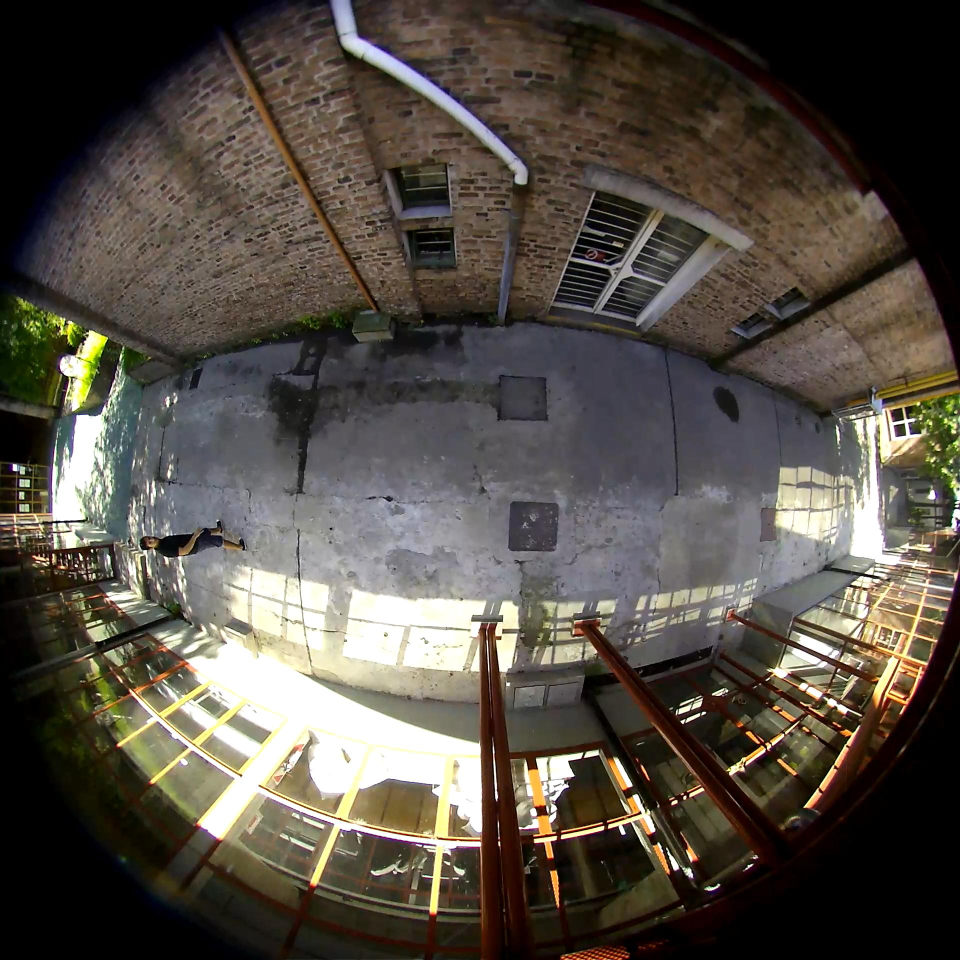
#> input picture code/py/resources/IM1.jpg, 1920 x 1920 px (shown at 1/2 size)
$ python main.py
#> lines starting #> are read from the running program, lines starting #| are printed output that depends on the picture
### code/py/fun.py
# fun.py

# Librerias importadas
import numpy as np

#########################################################################################
# Definicion de funciones
#########################################################################################
def MIUr(theta,l,m):
  "r(theta), Modelo Unificado de Imagenes"
  #--------------------------------------------------------------------------------------
  # Entradas:
  # theta: angulo medido desde el sur de la esfera unitaria hasta el punto de interes
  # l,m: Parametros del Modelo Unificado de Imagenes
  # Salidas:
  # r: Distancia entre un punto en el plano imagen y el punto principal
  #--------------------------------------------------------------------------------------
  r = (l+m)*np.sin(theta)/(l+np.cos(theta))
  return r
#########################################################################################
# Funcion inversa que calcula theta en funcion de r, usando el Modelo Unificado
def MIUtheta(r,l,m):
  "theta(r), Modelo Unificado de Imagenes"
  #--------------------------------------------------------------------------------------
  # Entradas:
  # r: Distancia entre un punto en el plano imagen y el punto principal
  # l,m: Parametros del Modelo Unificado de Imagenes
  # Salidas:
  # theta: angulo medido desde el sur de la esfera unitaria hasta el punto de interes
  #--------------------------------------------------------------------------------------
  r2 = r**2
  lm2 = (l+m)**2
  theta = np.arccos(((l+m)*np.sqrt(r2*(1-l**2)+lm2)-l*r2)/(r2+lm2))
  return theta
#########################################################################################
def findMR(u,v,l,m,u0,v0):
  "Matriz de rotacion"
  #--------------------------------------------------------------------------------------
  # Entradas:
  # u,v: Punto de interes en la imagen
  # l,m: Parametros del Modelo Unificado de Imagenes
  # u0,v0: Punto principal de la imagen VCA
  # Salidas:
  # MR: Matriz de rotacion
  #--------------------------------------------------------------------------------------
  # Coordenadas esfericas del punto de interes proyectado en la esfera unitaria
  u,v = u0*2-u,v0*2-v
  phi = np.arctan2(v-v0,u-u0)
  r = np.sqrt((u-u0)**2+(v-v0)**2)
  theta = MIUtheta(r,l,m)
  # Coordenadas cartesianas del versor proyectado
  P = np.array([np.sin(theta)*np.cos(phi),
                np.sin(theta)*np.sin(phi),
               -np.cos(theta)])
  # Versor que apunta al sur de la esfera
  Pz = np.array([0,0,-1])
  # Versor de rotacion
  Pk = np.cross(P,Pz)
  Pk = Pk if np.sum(Pk)==0 else Pk/np.sqrt(np.sum(Pk**2))
  # Calculo de la matriz de rotacion
  c = np.cos(theta)
  s = np.sin(theta)
  v = 1-c
  kx,ky,kz = Pk
  MR = np.array([[kx*kx*v+c, kx*ky*v-kz*s, kx*kz*v+ky*s],
                 [kx*ky*v+kz*s, ky*ky*v+c, ky*kz*v-kx*s],
                 [kx*kz*v-ky*s, ky*kz*v+kx*s, kz*kz*v+c]])
  # Como la camara apunta hacia abajo, se debe hacer la siguiente correccion
  if np.sum(Pk)<>0:
    beta = phi+np.pi/2
    cb = np.cos(beta)
    sb = np.sin(beta)
    Rz = np.array([[cb,-sb,0],[sb,cb,0],[0,0,1]])
    MR = np.dot(MR,Rz)
  return MR
#########################################################################################
def map_sph(n,l,m,u0,v0):
  "Proyeccion de matriz de puntos en la esfera hacia el plano de la imagen VCA, MUI"
  #--------------------------------------------------------------------------------------
  # Entradas:
  # n: Dimension de la matriz de puntos deseada (nxn)
  # l,m: Parametros del Modelo Unificado de Imagenes
  # u0,v0: Punto principal de la imagen VCA
  # Salidas:
  # U,V: Matriz de puntos de la esfera unitaria proyectados en el plano imagen VCA
  #--------------------------------------------------------------------------------------
  # Rango del angulo theta: [0;pi/2) rad
  Theta_range = np.linspace(0,np.pi/2,n)
  # Rango del angulo phi: [-pi;pi) rad
  Phi_range = np.linspace(-np.pi,np.pi,n)
  # Creacion de matriz de puntos en la esfera usando los rangos definidos
  Theta,Phi = np.meshgrid(Theta_range,Phi_range)
  # Proyeccion de los puntos hacia la imagen VCA
  R = MIUr(Theta,l,m)
  U,V = R*np.cos(Phi)+u0, R*np.sin(Phi)+v0
  # Se convierte en float32 para la funcion remap
  U,V = np.float32((U,V))
  return U,V
#########################################################################################
def map_sphrot(n,MR):
  "Proyeccion de matriz de puntos en la esfera unitaria rotada hacia la esfera original"
  #--------------------------------------------------------------------------------------
  # Entradas:
  # n: Dimension de la matriz de puntos deseada (nxn)
  # MR: Matriz de rotacion
  # Salidas:
  # Thetar,Phir: Matriz de puntos de la esfera rotada proyectados en la esfera original
  #--------------------------------------------------------------------------------------
  # Rango del angulo theta: [0;pi/2) rad
  ThetaR_range = np.linspace(0,np.pi/2,n)
  # Rango del angulo phi: [-pi;pi) rad
  PhiR_range = np.linspace(-np.pi,np.pi,n)
  # Creacion de matriz de puntos en la esfera rotada usando los rangos definidos
  ThetaR, PhiR = np.meshgrid(ThetaR_range, PhiR_range)
  # Coordenadas cartesianas de los puntos de la matriz
  P = np.array([np.sin(ThetaR)*np.cos(PhiR),
                np.sin(ThetaR)*np.sin(PhiR),
               -np.cos(ThetaR)])
  # Se aplica la rotacion a todos estos puntos
  PR = np.sum(MR.T[:,:,np.newaxis,np.newaxis]*P[:,np.newaxis,:,:],0)
  # Calculos auxiliares para hallar las coordenadas esfericas de PR
  X = np.clip(np.sqrt(PR[0]**2+PR[1]**2),0,1)
  Theta = np.where(PR[2]<0,np.arcsin(X),0)
  Phi = np.arctan2(PR[1],PR[0])
  # Se escalan a la imagen
  Theta = Theta/(np.pi/2)*n
  Phi = (Phi+np.pi)/(2*np.pi)*n
  # Se convierte en float32 para la funcion remap
  Theta,Phi = np.float32((Theta,Phi))
  return Theta,Phi
#########################################################################################
def map_ptzv(w,n,fov=70):
  "Proyeccion de matriz de puntos en el plano imagen PTZ virtual hacia la esfera, MUI"
  #--------------------------------------------------------------------------------------
  # Entradas:
  # w: Dimension de la imagen en perspectiva deseada (w,w)
  # n: Dimension de la matriz de puntos de la proyeccion esferica (nxn)
  # fov: Campo de vision a simular, las camaras PTZ tradicional tienen 70 deg
  # Salidas:
  # Theta,Phi: Matriz de puntos del plano imagen PTZ proyectados en la esfera unitaria
  #--------------------------------------------------------------------------------------
  # Calculo de los parametros del MUI
  l,m = 0,(w/2)/np.tan(fov*np.pi/180)
  # Calculo del punto principal de la imagen PTZ virtual
  u0 = v0 = w/2
  # Creacion de matriz de puntos en la imagen PTZ virtual
  U,V = np.meshgrid(range(w),range(w))
  # Calculo de las coordenada polares para cada punto
  R = np.sqrt((U-u0)**2+(V-v0)**2)
  Phi = np.arctan2(V-v0,U-u0)
  # Proyeccion de los puntos hacia la esfera
  Theta = MIUtheta(R,l,m)
  # Se escalan a la imagen
  Theta = Theta/(np.pi/2)*n
  Phi = (np.pi-Phi)/(2*np.pi)*n
  # Se convierte en float32 para la funcion remap
  Theta,Phi = np.float32((Theta,Phi))
  return Theta,Phi
#########################################################################################

### code/py/main.py
# main.py

# Librerias importadas
import fun
import cv2

# Para medir tiempo
#import time
#start = time.clock()
# En esta posicion iria el codigo a evaluar
#print start-time.clock()

# Se carga la imagen tomada con la camara VIVOTEK FE8172
src = cv2.imread('./resources/IM1.jpg')
#> src is the input picture: shape (1920, 1920, 3); mean B, G, R 68.6, 77, 83.7

# Parametros del Modelo Unificado de Imagenes
l,m =  1,952
u0,v0 = 960,960
# Dimension de la proyeccion esferica deseada (nxn)
n = 1000
# Se mapean los puntos desde la esfera unitaria hacia el plano imagen VCA
U,V = fun.map_sph(n,l,m,u0,v0)
# Se proyectan los puntos desde el plano imagen VCA hacia la esfera unitaria
sph = cv2.remap(src,U,V,cv2.INTER_NEAREST)
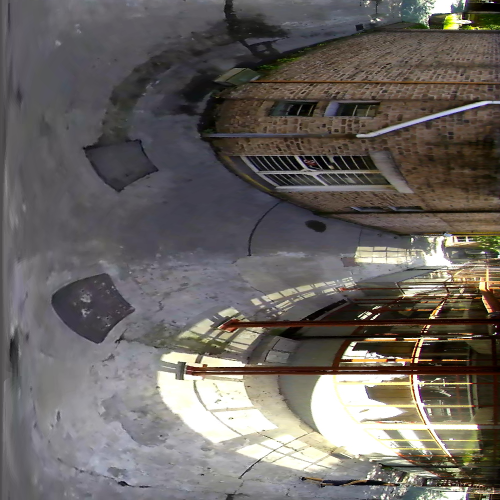
#> sph: shape (1000, 1000, 3) (shown at 1/2 size); mean B, G, R 97.3, 100.8, 105.6

# Punto de interes:
u,v = 350,1100
# Se calcula la matriz de rotacion para apuntar la esfera a un punto (u,v) dado
MR = fun.findMR(u,v,l,m,u0,v0)
# Se mapean los puntos desde la esfera rotada hacia la esfera original
Theta,Phi = fun.map_sphrot(1000,MR)
# Se proyectan los puntos desde la esfera original hacia la rotada
sphrot = cv2.remap(sph,Theta,Phi,cv2.INTER_NEAREST)
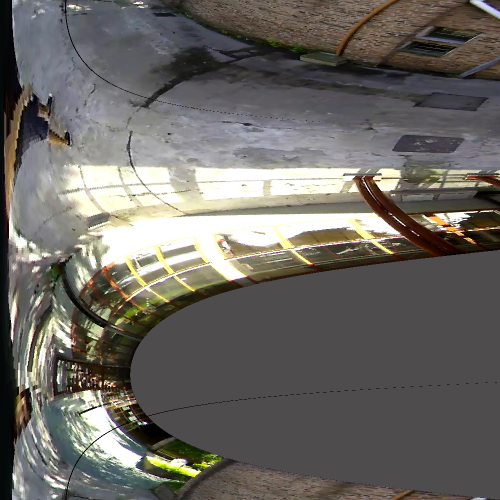
#> sphrot: shape (1000, 1000, 3) (shown at 1/2 size); mean B, G, R 99.1, 103.9, 107

# Campo de vision deseado en [deg]
fov = 30
# Dimension de la imagen en perspectiva deseada
w = 500
# Se mapean los puntos desde el plano imagen PTZ virtual hacia la esfera rotada
ThetaR,PhiR = fun.map_ptzv(w,n,fov)
# Se proyectan los puntos desde la esfera rotada hacia el plano imagen PTZ virtual
ptzv = cv2.remap(sphrot,ThetaR,PhiR,cv2.INTER_LINEAR)
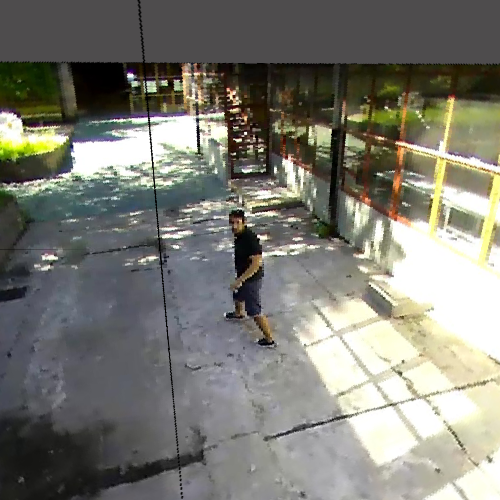
#> ptzv: shape (500, 500, 3); mean B, G, R 115.2, 123.8, 124.4

# Se muestra la imagen PTZ virtual obtenida
#cv2.imshow('Imagen original',cv2.resize(src,(500,500)))
#cv2.imshow('Imagen esferica',cv2.resize(sph,(500,500)))
cv2.imshow('Imagen esferica rotada',cv2.resize(sphrot,(500,500)))
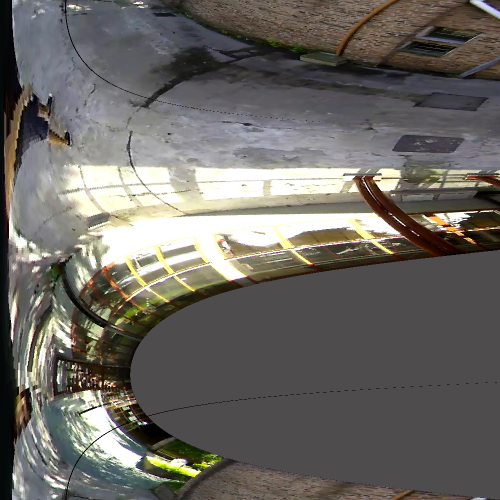
#> window 'Imagen esferica rotada': shape (500, 500, 3); mean B, G, R 99.2, 104, 107.1
cv2.imshow('Imagen PTZ virtual obtenida',ptzv)
# Se reubican las ventanas
cv2.moveWindow('Imagen esferica rotada',548,0)
cv2.moveWindow('Imagen PTZ virtual obtenida',0,0)
# Limpieza de las ventanas
cv2.waitKey(0)
cv2.destroyAllWindows()

$ run again, with code/py/resources/map.png saved as code/py/resources/IM1.jpg
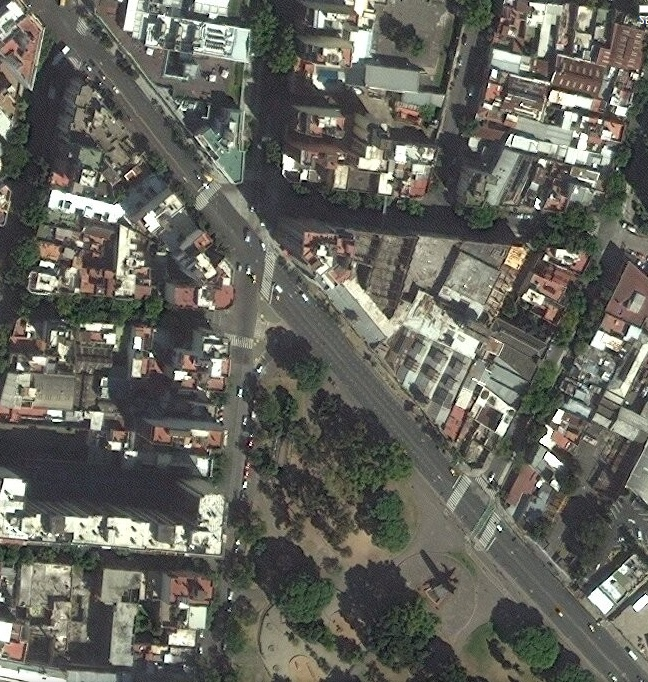
#> input picture code/py/resources/map.png, 648 x 682 px
#> src is the input picture: shape (682, 648, 3); mean B, G, R 92.4, 100.2, 100.1
#> `sph = cv2.remap(src,U,V,cv2.INTER_NEAREST)`:
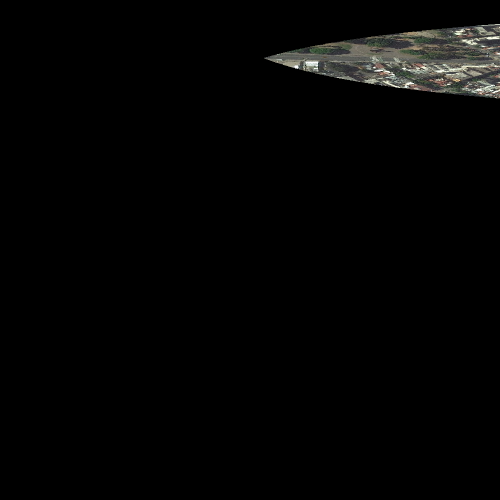
#> sph: shape (1000, 1000, 3) (shown at 1/2 size); mean B, G, R 3.9, 4.3, 4.3
#> ptzv: shape (500, 500, 3); every value is 0
#> `cv2.imshow('Imagen esferica rotada',cv2.resize(sphrot,(500,500)))`:
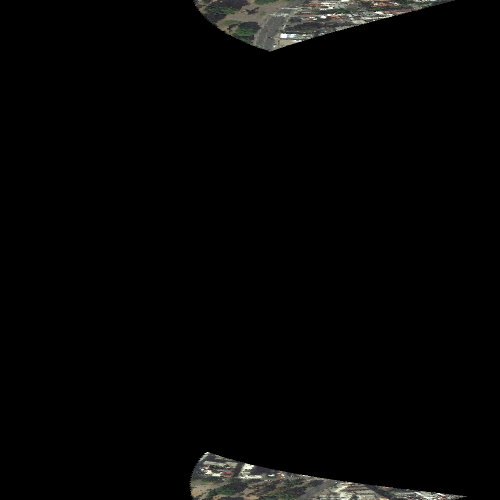
#> window 'Imagen esferica rotada': shape (500, 500, 3); mean B, G, R 4.8, 5.2, 5.2
